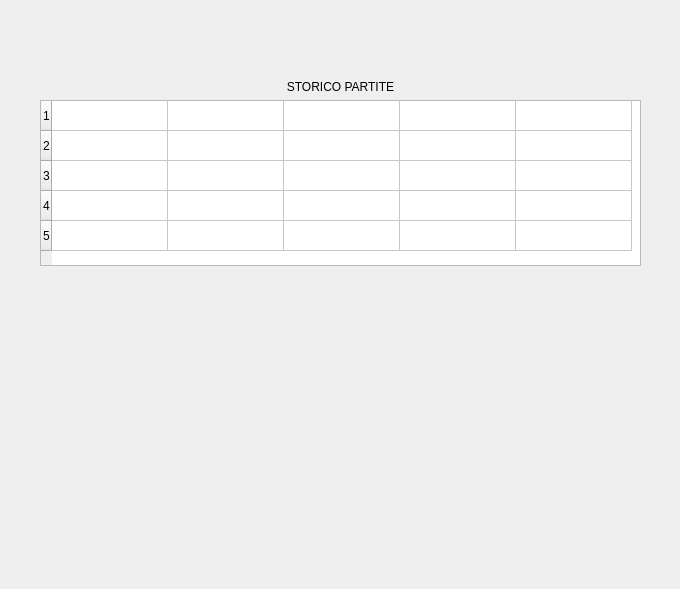
<?xml version="1.0" encoding="UTF-8"?>
<ui version="4.0">
 <class>Form</class>
 <widget class="QWidget" name="Form">
  <property name="geometry">
   <rect>
    <x>0</x>
    <y>0</y>
    <width>680</width>
    <height>589</height>
   </rect>
  </property>
  <property name="windowTitle">
   <string>Form</string>
  </property>
  <widget class="QWidget" name="verticalLayoutWidget">
   <property name="geometry">
    <rect>
     <x>40</x>
     <y>80</y>
     <width>601</width>
     <height>401</height>
    </rect>
   </property>
   <layout class="QVBoxLayout" name="verticalLayout">
    <item>
     <widget class="QLabel" name="label">
      <property name="sizePolicy">
       <sizepolicy hsizetype="Preferred" vsizetype="Fixed">
        <horstretch>0</horstretch>
        <verstretch>0</verstretch>
       </sizepolicy>
      </property>
      <property name="text">
       <string>STORICO PARTITE</string>
      </property>
      <property name="alignment">
       <set>Qt::AlignCenter</set>
      </property>
     </widget>
    </item>
    <item>
     <widget class="QTableWidget" name="tableWidget">
      <property name="sizePolicy">
       <sizepolicy hsizetype="Preferred" vsizetype="Fixed">
        <horstretch>0</horstretch>
        <verstretch>0</verstretch>
       </sizepolicy>
      </property>
      <property name="layoutDirection">
       <enum>Qt::LeftToRight</enum>
      </property>
      <property name="sizeAdjustPolicy">
       <enum>QAbstractScrollArea::AdjustToContents</enum>
      </property>
      <property name="gridStyle">
       <enum>Qt::SolidLine</enum>
      </property>
      <property name="wordWrap">
       <bool>true</bool>
      </property>
      <property name="cornerButtonEnabled">
       <bool>false</bool>
      </property>
      <attribute name="horizontalHeaderVisible">
       <bool>false</bool>
      </attribute>
      <attribute name="horizontalHeaderCascadingSectionResizes">
       <bool>false</bool>
      </attribute>
      <attribute name="horizontalHeaderDefaultSectionSize">
       <number>116</number>
      </attribute>
      <attribute name="horizontalHeaderHighlightSections">
       <bool>false</bool>
      </attribute>
      <attribute name="verticalHeaderMinimumSectionSize">
       <number>20</number>
      </attribute>
      <attribute name="verticalHeaderShowSortIndicator" stdset="0">
       <bool>false</bool>
      </attribute>
      <attribute name="verticalHeaderStretchLastSection">
       <bool>false</bool>
      </attribute>
      <row>
       <property name="text">
        <string>1</string>
       </property>
      </row>
      <row>
       <property name="text">
        <string>2</string>
       </property>
      </row>
      <row>
       <property name="text">
        <string>3</string>
       </property>
      </row>
      <row>
       <property name="text">
        <string>4</string>
       </property>
      </row>
      <row>
       <property name="text">
        <string>5</string>
       </property>
      </row>
      <column>
       <property name="text">
        <string>Data</string>
       </property>
       <property name="font">
        <font>
         <weight>75</weight>
         <bold>true</bold>
         <kerning>false</kerning>
        </font>
       </property>
       <property name="textAlignment">
        <set>AlignCenter</set>
       </property>
      </column>
      <column>
       <property name="text">
        <string>Livello match raggiunto</string>
       </property>
       <property name="font">
        <font>
         <weight>75</weight>
         <bold>true</bold>
        </font>
       </property>
       <property name="textAlignment">
        <set>AlignCenter</set>
       </property>
      </column>
      <column>
       <property name="text">
        <string>#Personaggi</string>
       </property>
       <property name="font">
        <font>
         <weight>75</weight>
         <bold>true</bold>
        </font>
       </property>
       <property name="textAlignment">
        <set>AlignCenter</set>
       </property>
      </column>
      <column>
       <property name="text">
        <string>Monete</string>
       </property>
       <property name="font">
        <font>
         <weight>75</weight>
         <bold>true</bold>
        </font>
       </property>
       <property name="textAlignment">
        <set>AlignCenter</set>
       </property>
      </column>
      <column>
       <property name="text">
        <string>Risultato</string>
       </property>
       <property name="font">
        <font>
         <weight>75</weight>
         <bold>true</bold>
        </font>
       </property>
       <property name="textAlignment">
        <set>AlignCenter</set>
       </property>
      </column>
      <item row="0" column="3">
       <property name="text">
        <string/>
       </property>
       <property name="textAlignment">
        <set>AlignCenter</set>
       </property>
      </item>
     </widget>
    </item>
    <item>
     <spacer name="verticalSpacer">
      <property name="orientation">
       <enum>Qt::Vertical</enum>
      </property>
      <property name="sizeHint" stdset="0">
       <size>
        <width>20</width>
        <height>40</height>
       </size>
      </property>
     </spacer>
    </item>
   </layout>
  </widget>
 </widget>
 <resources/>
 <connections/>
</ui>
